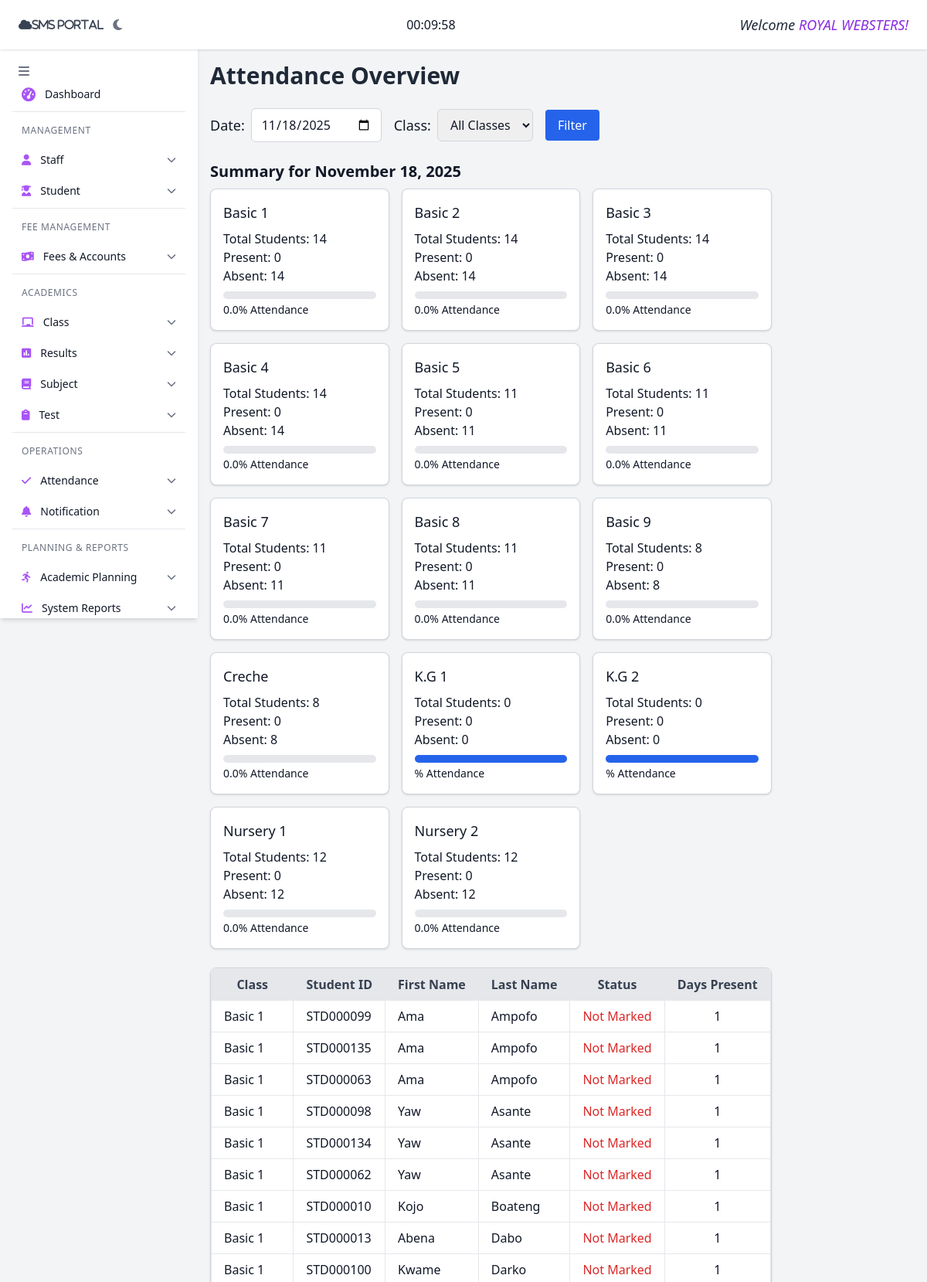
Screenshot of /public/admin/class-attendance.php (signed in, upper part) with the database file from the repository.
### tables this page shows
CREATE TABLE `students` (
  `student_id` varchar(255) NOT NULL,
  `gender` varchar(255) NOT NULL,
  `first_name` varchar(255) NOT NULL,
  `mid_name` varchar(255) NOT NULL,
  `last_name` varchar(255) NOT NULL,
  `dob` varchar(255) NOT NULL,
  `number` varchar(255) DEFAULT NULL,
  `email` varchar(255) DEFAULT NULL,
  `class` varchar(25) NOT NULL,
  `curaddress` varchar(255) NOT NULL,
  `parent_name` varchar(255) DEFAULT NULL,
  `parent_email` varchar(255) DEFAULT NULL,
  `parent_number` varchar(255) DEFAULT NULL,
  `role` varchar(255) NOT NULL DEFAULT '''''''student''''''',
  `username` varchar(255) NOT NULL,
  `password` varchar(255) NOT NULL,
  `conpassword` varchar(255) NOT NULL,
  `alumni_year` int(11) DEFAULT NULL,
  `promotion_status` varchar(20) DEFAULT NULL,
  `promotion_target` varchar(100) DEFAULT NULL
);

### public/admin/class-attendance.php (the view, shortened to what this page needs)
<?php
include('include/side-bar.php');
include '../../includes/database.php';
$selected_date = $_GET['date'] ?? date('Y-m-d');
$class_filter = $_GET['class'] ?? 'all';
?>
<body class="bg-gray-100 dark:bg-gray-900 text-gray-900 dark:text-gray-100 font-sans min-h-screen flex">
    <div class="flex min-h-screen bg-gray-100 dark:bg-gray-900 text-gray-900 dark:text-gray-100">
        <main class="flex-1 ml-20 md:ml-48 lg:ml-64 pt-20 p-4 overflow-x-hidden">
            <h1 class="text-3xl font-bold mb-6 text-gray-800 dark:text-white">Attendance Overview</h1>
            <form method="GET" class="mb-6 flex flex-wrap items-center gap-4">
                <div class="flex items-center gap-2">
                    <label for="date" class="text-lg font-medium">Date:</label>
                    <input type="date" id="date" name="date" value="<?= $selected_date ?>"
                        class="px-3 py-2 border border-gray-300 dark:border-gray-600 rounded-md focus:outline-none focus:ring focus:ring-blue-400 dark:bg-gray-800 dark:text-white">
                </div>
                <div class="flex items-center gap-2">
                    <label for="class" class="text-lg font-medium">Class:</label>
                    <select id="class" name="class" class="px-3 py-2 border border-gray-300 dark:border-gray-600 rounded-md focus:outline-none focus:ring focus:ring-blue-400 dark:bg-gray-800 dark:text-white">
                        <option value="all">All Classes</option>
                    </select>
                </div>
                <button type="submit" class="bg-blue-600 text-white px-4 py-2 rounded hover:bg-blue-700">Filter</button>
            </form>
            <div class="mb-6">
                <h2 class="text-xl font-semibold mb-2">Summary for <?= date('F j, Y', strtotime($selected_date)) ?></h2>
                <?php
                $summary_query = "
            SELECT
                c.class_name,
                COUNT(s.student_id) AS total_students,
                SUM(CASE WHEN a.status = 'present' THEN 1 ELSE 0 END) AS present_count,
                ROUND(SUM(CASE WHEN a.status = 'present' THEN 1 ELSE 0 END) / COUNT(s.student_id) * 100, 1) AS attendance_percentage
            FROM class c
            LEFT JOIN students s ON c.class_name = s.class
            LEFT JOIN attendance a ON s.student_id = a.student_id AND a.date = '$selected_date'
            WHERE ('$class_filter' = 'all' OR c.class_name = '$class_filter')
            GROUP BY c.class_name
            ORDER BY c.class_name
        ";
                $summary_result = $conn->query($summary_query);
                ?>
                <div class="grid grid-cols-1 md:grid-cols-2 lg:grid-cols-3 gap-4">
                    <?php while ($summary = $summary_result->fetch_assoc()): ?>
                        <div class="bg-white dark:bg-gray-800 p-4 rounded-lg shadow border border-gray-300 dark:border-gray-700">
                            <h3 class="text-lg font-medium mb-2"><?= $summary['class_name'] ?></h3>
                            <p>Total Students: <?= $summary['total_students'] ?></p>
                            <p>Present: <?= $summary['present_count'] ?></p>
                            <p>Absent: <?= $summary['total_students'] - $summary['present_count'] ?></p>
                            <div class="mt-2">
                                <div class="w-full bg-gray-200 dark:bg-gray-700 rounded-full h-2.5">
                                    <div class="bg-blue-600 h-2.5 rounded-full"
                                        style="width: <?= $summary['attendance_percentage'] ?>%"></div>
                                </div>
                                <p class="text-sm mt-1"><?= $summary['attendance_percentage'] ?>% Attendance</p>
                            </div>
                        </div>
                    <?php endwhile; ?>
                </div>
            </div>
            <div class="overflow-x-auto shadow rounded-lg border border-gray-300 dark:border-gray-700">
                <table class="min-w-full bg-white dark:bg-gray-800">
                    <thead class="bg-gray-200 dark:bg-gray-700 text-gray-700 dark:text-gray-200">
                        <tr>
                            <th class="px-4 py-2 border">Class</th>
                            <th class="px-4 py-2 border">Student ID</th>
                            <th class="px-4 py-2 border">First Name</th>
                            <th class="px-4 py-2 border">Last Name</th>
                            <th class="px-4 py-2 border">Status</th>
                            <th class="px-4 py-2 border">Days Present</th>
                        </tr>
                    </thead>
                    <tbody>
                        <?php
                        $attendance_query = "
                    SELECT
                        c.class_name,
                        s.student_id,
                        s.first_name,
                        s.last_name,
                        a.status,
                        (
                            SELECT COUNT(*) FROM attendance
                            WHERE student_id = s.student_id AND status = 'present'
                        ) AS days_present
                    FROM students s
                    JOIN class c ON s.class = c.class_name
                    LEFT JOIN attendance a ON s.student_id = a.student_id AND a.date = '$selected_date'
                    WHERE ('$class_filter' = 'all' OR c.class_name = '$class_filter')
                    ORDER BY c.class_name, s.last_name, s.first_name
                ";
                        $attendance_result = $conn->query($attendance_query);
                        while ($student = $attendance_result->fetch_assoc()):
                        ?>
                            <tr class="border-t dark:border-gray-700 hover:bg-gray-50 dark:hover:bg-gray-700">
                                <td class="px-4 py-2 border"><?= $student['class_name'] ?></td>
                                <td class="px-4 py-2 border"><?= $student['student_id'] ?></td>
                                <td class="px-4 py-2 border"><?= $student['first_name'] ?></td>
                                <td class="px-4 py-2 border"><?= $student['last_name'] ?></td>
                                <td class="px-4 py-2 border text-center">
                                    <span class="<?= $student['status'] === 'present' ? 'text-green-600' : 'text-red-600' ?>">
                                        <?= ucfirst($student['status'] ?? 'Not Marked') ?>
                                    </span>
                                </td>
                                <td class="px-4 py-2 border text-center"><?= $student['days_present'] ?></td>
                            </tr>
                        <?php endwhile; ?>
                    </tbody>
                </table>
            </div>
        </main>
</body>

### public/admin/include/header.php (shortened to what this page needs)
<header class="fixed top-0 left-0 right-0 z-50 h-16 bg-white dark:bg-gray-800 shadow flex items-center justify-between px-4 md:px-6">
  <div class="flex items-center gap-3">
    <i class="fa fa-cloud text-sm text-gray-700 dark:text-gray-200">sms portal</i>
    <button @click="toggleDarkMode()" class="text-gray-500 dark:text-gray-300 focus:outline-none">
      <i :class="darkMode ? 'fas fa-sun' : 'fas fa-moon'"></i>
    </button>
  </div>
  <div>
    <span id="countdownDisplay" class="counter"></span>
  </div>
  <div class="text-base md:text-lg text-gray-800 dark:text-white">
    <em>Welcome
      <span style="color:blueviolet;">
        <?php
          include('../../includes/database.php');
        $username = $_SESSION['username'] ?? '';
        $sql = "SELECT name FROM administrator WHERE username='$username'";
        $result = mysqli_query($conn, $sql);
        $row = mysqli_fetch_assoc($result);
        $name = $row['name'] ?? '';
        echo strtoupper(htmlspecialchars(($name ?? '')));
        ?>!
      </span>
    </em>
  </div>
</header>

### templates/loader.php (style rules this page uses)
:root { --loader-bg:rgba(15,23,42,0.92);--accent1:#7c3aed;--accent2:#06b6d4;--accent3:#f97316 }

### rows the page displays
students: class_name "Basic 1", student_id "STD000099", first_name "Ama", last_name "Ampofo", status "Not Marked", days_present "1"
students: class_name "Basic 1", student_id "STD000135", first_name "Ama", last_name "Ampofo", status "Not Marked", days_present "1"
students: class_name "Basic 1", student_id "STD000063", first_name "Ama", last_name "Ampofo", status "Not Marked", days_present "1"
students: class_name "Basic 1", student_id "STD000098", first_name "Yaw", last_name "Asante", status "Not Marked", days_present "1"
students: class_name "Basic 1", student_id "STD000134", first_name "Yaw", last_name "Asante", status "Not Marked", days_present "1"
students: class_name "Basic 1", student_id "STD000062", first_name "Yaw", last_name "Asante", status "Not Marked", days_present "1"
students: class_name "Basic 1", student_id "STD000010", first_name "Kojo", last_name "Boateng", status "Not Marked", days_present "1"
students: class_name "Basic 1", student_id "STD000013", first_name "Abena", last_name "Dabo", status "Not Marked", days_present "1"
students: class_name "Basic 1", student_id "STD000100", first_name "Kwame", last_name "Darko", status "Not Marked", days_present "1"

### other values shown
$name "ROYAL WEBSTERS"
$summary['class_name'] "Basic 1"
$summary['total_students'] "14"
$summary['present_count'] "0"
$summary['total_students'] - $summary['present_count'] "14"
$summary['attendance_percentage'] "0.0"
$summary['class_name'] "Basic 2"
$summary['class_name'] "Basic 3"
$summary['class_name'] "Basic 4"
$summary['class_name'] "Basic 5"
$summary['total_students'] "11"
$summary['total_students'] - $summary['present_count'] "11"
$summary['class_name'] "Basic 6"
$summary['class_name'] "Basic 7"
$summary['class_name'] "Basic 8"
